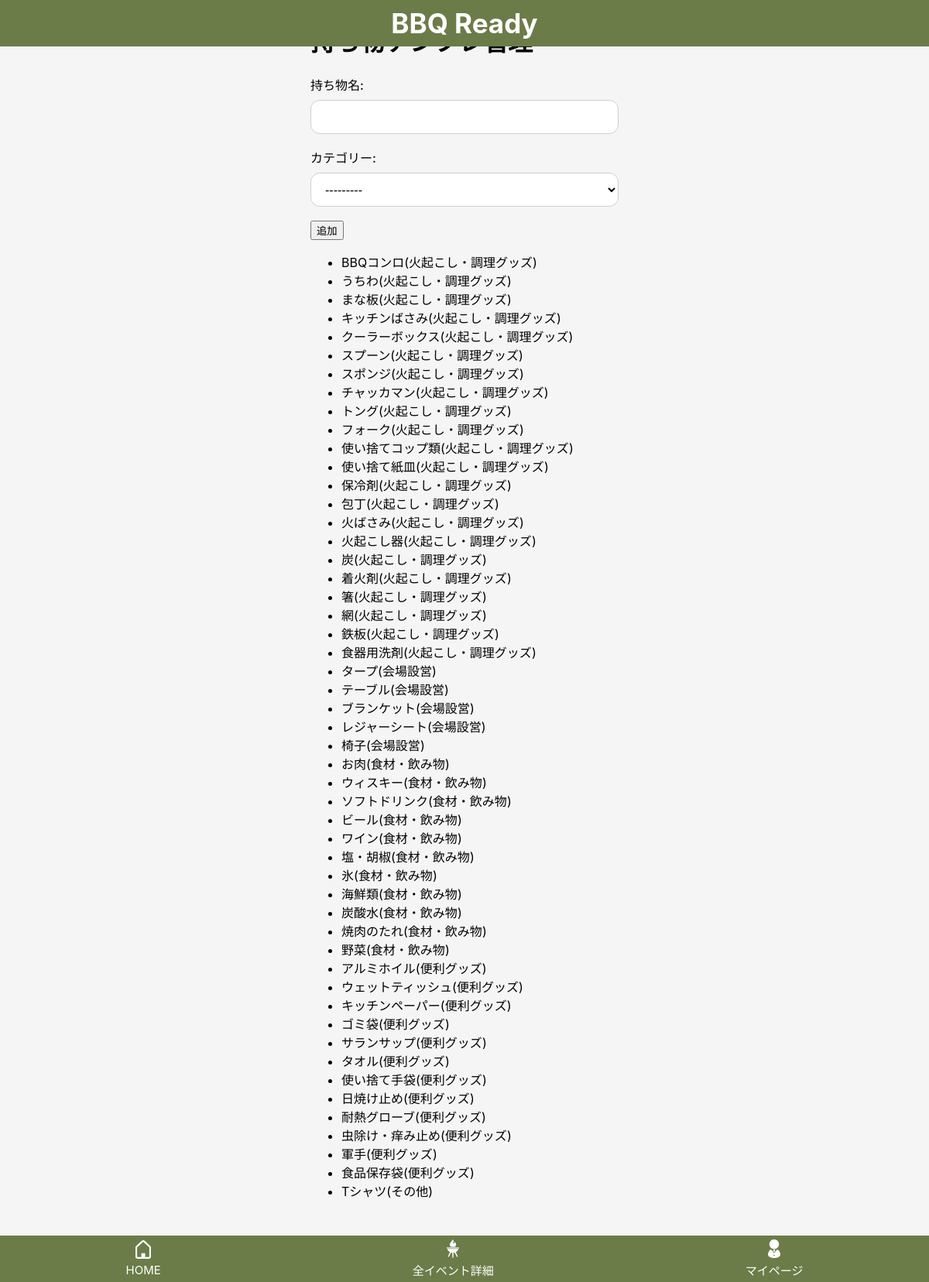
Before: /bbq-items/ (signed in) with the older database file.
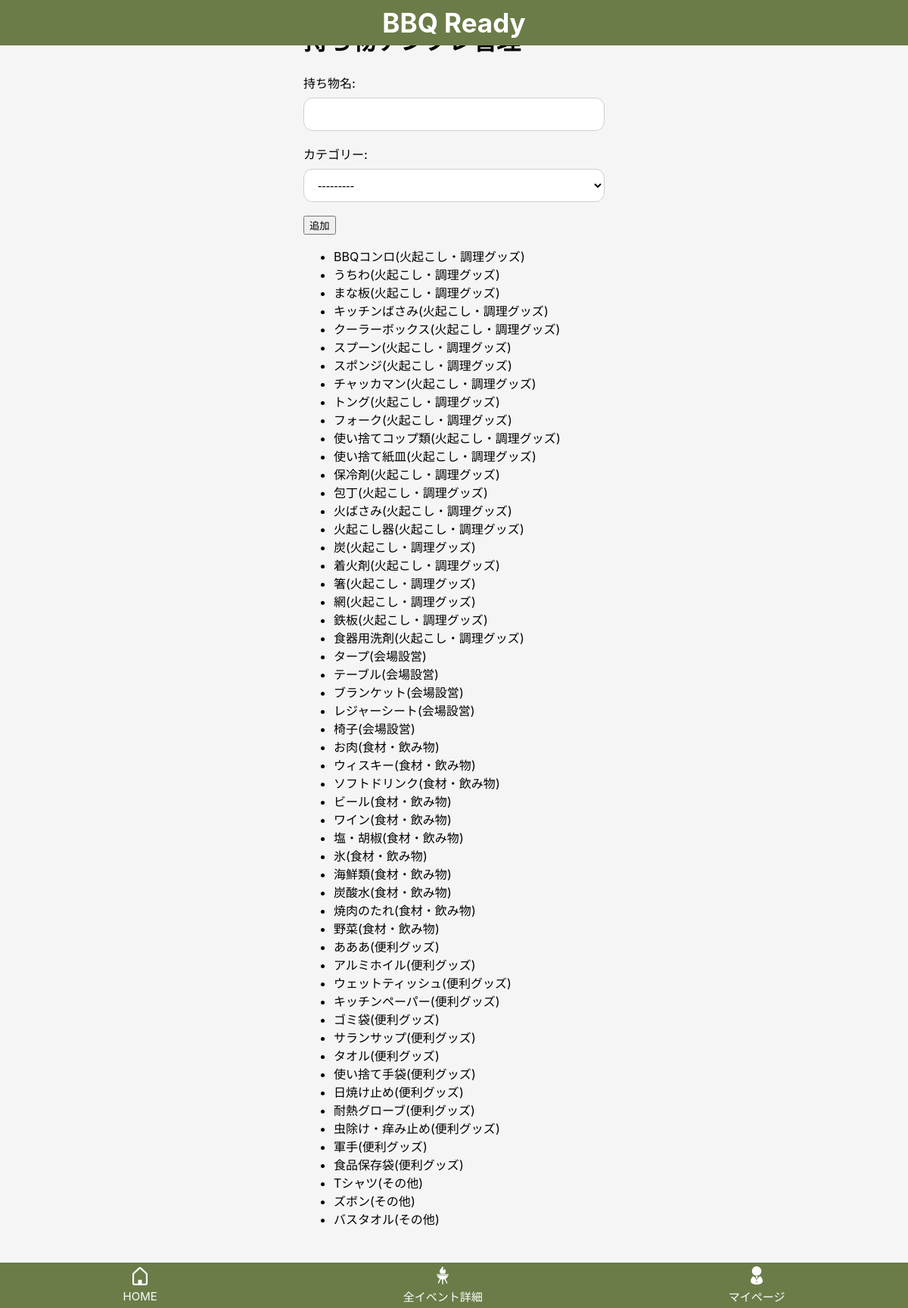
After: the same page with the newer database file.
### bbq_app/models.py (models this page shows, shortened)
class BbqItem(models.Model):
    class Category(models.IntegerChoices):
        FIRE = 1, "火起こし・調理グッズ"
        PLACE = 2, "会場設営"
        FOOD = 3, "食材・飲み物"
        CONVENIENCE = 4, "便利グッズ"
        OTHER = 5, "その他"
    user = models.ForeignKey(settings.AUTH_USER_MODEL, null=True, blank=True, on_delete=models.CASCADE, related_name="bbq_items")
    name = models.CharField("持ち物名", max_length=50)
    category = models.IntegerField(choices=Category.choices)
    created_at = models.DateTimeField(auto_now_add=True)
    updated_at = models.DateTimeField(auto_now=True)

### bbq_app/views.py (the view)
# urls.py: path("bbq-items/", views.bbq_item_list_create, name="bbq_item_list_create"),
@login_required
def bbq_item_list_create(request):
    items = BbqItem.objects.filter(
        Q(user=request.user) | Q(user__isnull=True)
    ).order_by("category", "name")
    if request.method == "POST":
        form = BbqItemForm(request.POST)
        if form.is_valid():
            name = form.cleaned_data["name"].strip()
            exists = BbqItem.objects.filter(
                Q(user=request.user) | Q(user__isnull=True),
                name__iexact=name
            ).exists()
            if exists:
                messages.warning(request, "この持ち物は既に登録されています。")
            else:
                bbq_item = form.save(commit=False)
                bbq_item.user = request.user
                bbq_item.save()
                messages.success(request, "持ち物を登録しました。")
            return redirect("bbq_item_list_create")
    else:
        form = BbqItemForm()
    return render(
        request,
        "bbq_app/bbqitem_list_create.html",
        {"items": items, "form": form}
    )

### bbq_app/forms.py
class BbqItemForm(forms.ModelForm):
    class Meta:
        model = BbqItem
        fields = ["name", "category"]
        labels = {
            "name": "持ち物名",
            "category": "カテゴリー",
        }

### bbq_app/templates/bbq_app/bbqitem_list_create.html (shortened to what this page needs)
{% extends "bbq_app/base.html" %}
{% block header %}
  {% include "bbq_app/partials/event_header.html" %}
{% endblock %}
{% block content %}
<h1>持ち物テンプレ管理</h1>
<form method="post">
    {{ form.as_p }}
    <button type="submit">追加</button>
</form>
<ul>
{% for item in items %}
    <li>
        {{ item.name }}({{ item.get_category_display }})
    </li>
{% empty %}
    <li>テンプレ持ち物はまだありません</li>
{% endfor %}
</ul>
{% endblock %}

Changed rows visible on the page:
added BbqItem: name "あああ", category "便利グッズ"
added BbqItem: name "ズボン", category "その他"
added BbqItem: name "バスタオル", category "その他"
